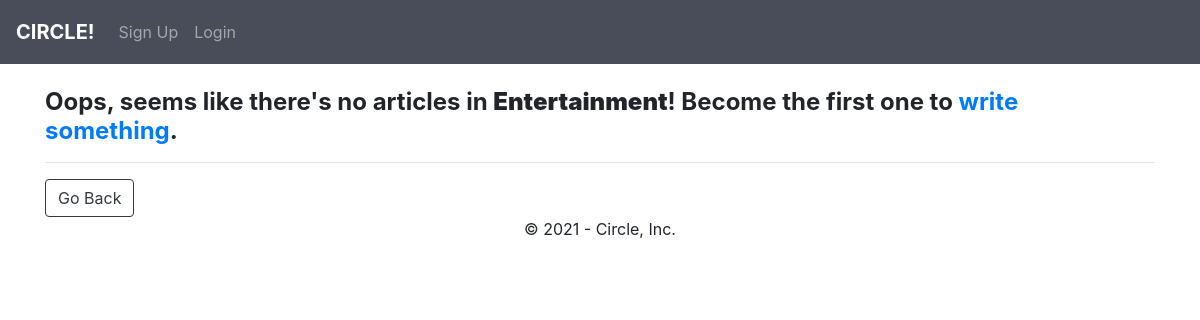
Before: /category/entertainment with the older database file.
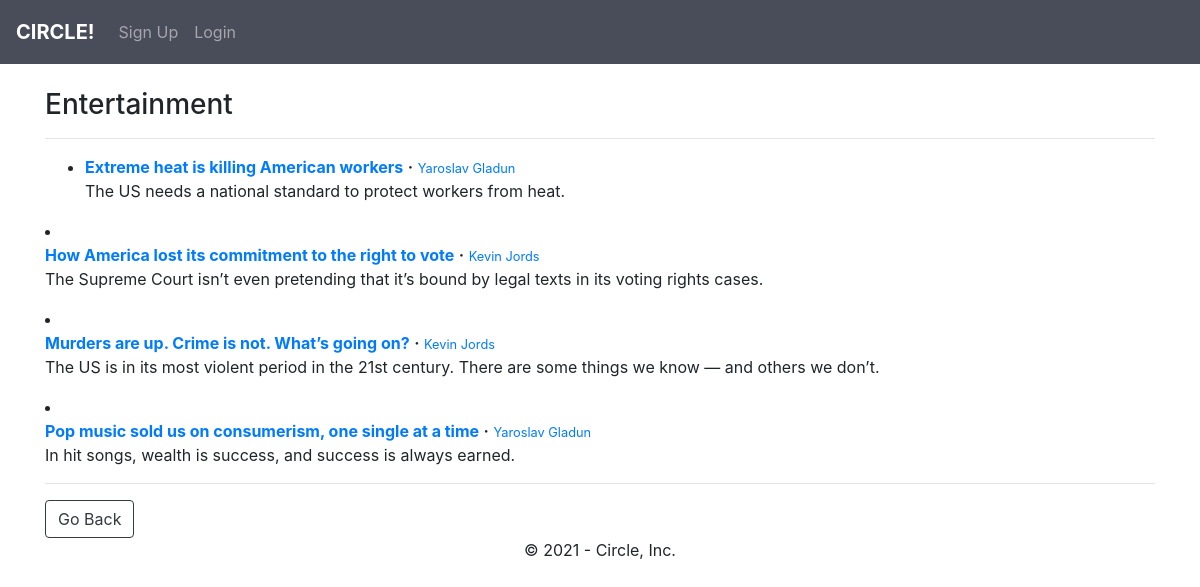
After: the same page with the newer database file.
### main/models.py (models this page shows, shortened)
class Post(models.Model):
    title = models.CharField(max_length=255)
    header_image = models.ImageField(null=True, blank=True, upload_to='images/')
    title_tag = models.CharField(max_length=500)
    author = models.ForeignKey(User, on_delete=models.CASCADE)
    body = RichTextField(blank=True, null=True)
    publication_date = models.DateField(auto_now_add=True)
    category = models.CharField(max_length=255, default='travel')
    likes = models.ManyToManyField(User, related_name='blog_posts')

### main/views.py (the view)
# urls.py: path('category/<str:cats>', CategoryView, name='category'),
def CategoryView(request, cats):
    category_posts = Post.objects.filter(category=cats)
    return render(request, 'main/categories.html', {'cats': cats.title(), 'category_posts': category_posts})

### main/templates/main/categories.html (shortened to what this page needs)
{% extends 'main/index.html' %}
{% block content %}
{% if category_posts %}
<h3>{{ cats }}</h3>
<hr>
<ul>{% for post in category_posts %}
    <li>
        <p><a href="{% url 'article-detail' post.pk %}"><b>{{ post.title }}</b></a>  <b>·</b>  <small><a href="{% url 'profile_page' post.author.profile.id %}">{{ post.author.first_name }}
            {{ post.author.last_name }}</a></small>
            <br/>
        {{ post.title_tag }}</p>
    </li>
</ul>
{% endfor %}
{% else %}
<h4><b>Oops, seems like there's no articles in <b>{{ cats }}</b>! Become the first one to <a href="{% url 'add-post' %}">write something</a>.</b></h4>
{% endif %}
<hr>
<a href="{{request.META.HTTP_REFERER}}"><button type="button" class="btn btn-outline-dark">Go Back</button></a>
{% endblock %}

### main/templates/main/index.html (shortened to what this page needs)
<!doctype html>
{% load static %}
<html lang="en">
<head>
    <link rel="stylesheet" href="https://maxcdn.bootstrapcdn.com/bootstrap/4.0.0/css/bootstrap.min.css"
>
    <link rel="stylesheet" href="https://use.fontawesome.com/releases/v5.8.2/css/all.css">
</head>
<body>
<nav class="navbar navbar-expand-lg navbar-dark" style="background-color: #494D59;">
  <div class="collapse navbar-collapse" id="navbarTogglerDemo01">
     <a class="navbar-brand" href="{% url 'home' %}"><b>CIRCLE!</b></a>
      <br><br>
     <ul class="navbar-nav mr-auto mt-2 mt-lg-0">
        {% if user.is_authenticated %}
         {% if cat_menu %}
        <li class="nav-item dropdown">
        <a class="nav-link dropdown-toggle" href="#" id="navbarDropdown" role="button" data-toggle="dropdown" aria-haspopup="true" aria-expanded="false">
          Categories
        </a>
        <div class="dropdown-menu" aria-labelledby="navbarDropdown">
            {% for item in cat_menu %}
            <a class="dropdown-item" href="{% url 'category' item %}">{{ item }}</a>
            {% endfor %}
        </div>
            <li class="nav-item dropdown">
                <a class="nav-link dropdown-toggle" href="#" id="navbarDropdown" role="button" data-toggle="dropdown" aria-haspopup="true" aria-expanded="false">
                  Profile
                </a>
            {% if user.profile.id %}
                <div class="dropdown-menu" aria-labelledby="navbarDropdown">
                  <a class="dropdown-item" href="{% url 'profile_page' user.profile.id %}">Visit Profile</a>
                  <div class="dropdown-divider"></div>
                    <a class="dropdown-item" href="{% url 'edit_profile_page' user.profile.id %}">Edit Profile</a>
                    <a class="dropdown-item" href="{% url 'edit_profile' %}">Settings</a>
                </div>
            {% else %}
                  <div class="dropdown-menu" aria-labelledby="navbarDropdown">
                      <a class="dropdown-item" href="{% url 'create_profile_page' %}">Create Profile Page</a>
                  </div>
            {% endif %}
            </li>
      </li>
         {% endif %}
        <li class="nav-item">
            <a class="nav-link" href="{% url 'add-post' %}">Add Post</a>
         <li class="nav-item">
            <a class="nav-link" href="{% url 'logout' %}">Logout</a>
         </li>
         <li class="nav-item dropdown">
        {% else %}
        <li class="nav-item">
            <a class="nav-link" href="{% url 'register' %}">Sign Up</a>
         </li>
        <li class="nav-item">
            <a class="nav-link" href="{% url 'login' %}">Login</a>
         </li>
        {% endif %}
     </ul>
  </div>
</nav>
<br/>
<div class="container">
  {% block content %}
  {% endblock %}
</div>
<p style="text-align: center;">© 2021 - Circle, Inc.</p>
</body>
</html>

Changed rows visible on the page:
now on this page (row edited): Post: title "Extreme heat is killing American workers", author.first_name "Yaroslav", author.last_name "Gladun", title_tag "The US needs a national standard to protect workers from heat."
now on this page (row edited): Post: title "How America lost its commitment to the right to vote", author.first_name "Kevin", author.last_name "Jords", title_tag "The Supreme Court isn’t even pretending that it’s bound by legal texts in its voting rights cases."
now on this page (row edited): Post: title "Murders are up. Crime is not. What’s going on?", author.first_name "Kevin", author.last_name "Jords", title_tag "The US is in its most violent period in the 21st century. There are some things we know — and others we don’t."
added Post: title "Pop music sold us on consumerism, one single at a time", author.first_name "Yaroslav", author.last_name "Gladun", title_tag "In hit songs, wealth is success, and success is always earned."
Other visible differences:
{{ cats }}: (not shown) → "Entertainment"
{{ cats }}: "Entertainment" → (not shown)
text no longer shown: "Oops, seems like there's no articles in ! Become the first one to write something ."
